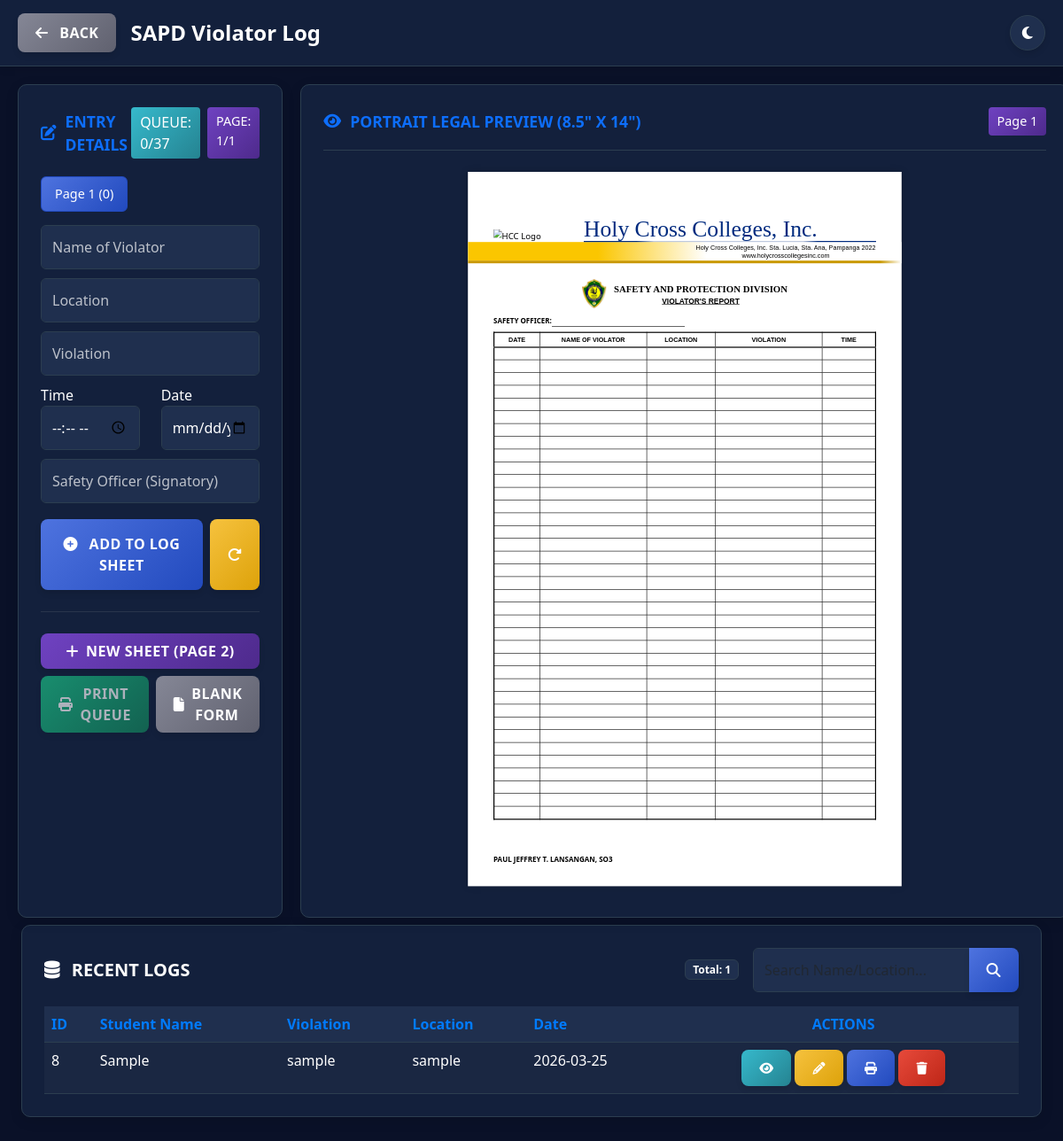
Page /violator_report.php on the committed database.
### tables this page shows
CREATE TABLE `violator_logs` (
  `id` int(11) NOT NULL,
  `report_date` date NOT NULL,
  `student_name` varchar(255) DEFAULT NULL,
  `location` varchar(255) DEFAULT NULL,
  `violation` varchar(255) DEFAULT NULL,
  `report_time` time NOT NULL,
  `officer_name` varchar(255) DEFAULT NULL,
  `created_at` timestamp NOT NULL DEFAULT current_timestamp()
);

### violator_report.php (the view, shortened to what this page needs)
<?php
$servername = "localhost";
$username = "root";
$password = "";
$dbname = "sapd_db";
$conn = new mysqli($servername, $username, $password);
$conn->query("CREATE DATABASE IF NOT EXISTS $dbname");
$conn->select_db($dbname);
$table_sql = "CREATE TABLE IF NOT EXISTS violator_logs (
    id INT AUTO_INCREMENT PRIMARY KEY,
    report_date DATE NOT NULL,
    student_name VARCHAR(255) DEFAULT NULL,
    location VARCHAR(255) DEFAULT NULL,
    violation VARCHAR(255) DEFAULT NULL,
    report_time TIME NOT NULL,
    officer_name VARCHAR(255) DEFAULT NULL,
    created_at TIMESTAMP DEFAULT CURRENT_TIMESTAMP
)";
$conn->query($table_sql);
$MAX_LOG_ROWS = 37;
$current_page = $_SESSION['current_page'];
$search_term = "";
$where_clause = "";
$recent_logs = $conn->query("SELECT * FROM violator_logs $where_clause ORDER BY id DESC LIMIT 10");
$total_count = $conn->query("SELECT COUNT(*) as total FROM violator_logs")->fetch_assoc()['total'];
$current_page_count = count($_SESSION['log_print_queue'][$current_page]);
$total_pages = count($_SESSION['log_print_queue']);
$is_page_full = $current_page_count >= $MAX_LOG_ROWS;
?>
<!DOCTYPE html>
<html lang="en">
<head>
    <link href="https://cdn.jsdelivr.net/npm/bootstrap@5.3.0/dist/css/bootstrap.min.css" rel="stylesheet">
    <link rel="stylesheet" href="https://cdnjs.cloudflare.com/ajax/libs/font-awesome/6.4.0/css/all.min.css">
</head>
<body>
    <div class="navbar d-flex justify-content-between align-items-center">
        <div class="d-flex align-items-center gap-3">
            <a href="dashboard.php" class="btn btn-secondary fw-bold"><i class="fa fa-arrow-left me-2"></i> Back</a>
            <h4 class="m-0 fw-bold text-white">SAPD Violator Log</h4>
        </div>
        <div class="d-flex gap-2 align-items-center">
            <button class="btn btn-theme rounded-circle" onclick="toggleTheme()" id="themeBtn">
                <i class="fa fa-moon"></i>
            </button>
        </div>
    </div>
    <div class="main-container">
        <div class="left-panel">
            <div class="panel-header">
                <div class="panel-title"><i class="fa fa-pen-to-square"></i> ENTRY DETAILS</div>
                <div class="d-flex gap-2">
                    <div class="badge-queue">QUEUE: <?php echo $current_page_count; ?>/<?php echo $MAX_LOG_ROWS; ?>
                    </div>
                    <div class="badge-page">PAGE: <?php echo $current_page + 1; ?>/<?php echo $total_pages; ?></div>
                </div>
            </div>
            <div class="page-tabs">
                <?php for ($i = 0; $i < $total_pages; $i++): ?>
                    <a href="?page=<?php echo $i; ?>" class="page-tab <?php echo $i == $current_page ? 'active' : ''; ?>">
                        Page <?php echo $i + 1; ?> (<?php echo count($_SESSION['log_print_queue'][$i]); ?>)
                    </a>
                <?php endfor; ?>
            </div>
            <form method="POST" id="logForm">
                <input type="text" name="student_name" id="in_student" class="form-control"
                    placeholder="Name of Violator" required oninput="updatePreview()">
                <input type="text" name="location" id="in_location" class="form-control" placeholder="Location" required
                    oninput="updatePreview()">
                <input type="text" name="violation" id="in_violation" class="form-control" placeholder="Violation"
                    required oninput="updatePreview()">
                <div class="row">
                    <div class="col-6">
                        <label class="time-date-label">Time</label>
                        <input type="time" name="report_time" id="in_time" class="form-control time-input" required
                            onchange="updatePreview()" oninput="updatePreview()">
                    </div>
                    <div class="col-6">
                        <label class="time-date-label">Date</label>
                        <input type="date" name="report_date" id="in_date" class="form-control date-input" required
                            onchange="updatePreview()" oninput="updatePreview()">
                    </div>
                </div>
                <input type="text" name="officer_name" id="in_officer" class="form-control"
                    placeholder="Safety Officer (Signatory)" required oninput="updatePreview()">
                <div class="d-flex gap-2">
                    <button type="submit" name="add_to_log" class="btn btn-primary flex-grow-1 fw-bold py-3 mt-2">
                        <i class="fa fa-plus-circle me-2"></i> ADD TO LOG SHEET
                    </button>
                    <button type="button" onclick="resetForm()" class="btn btn-warning fw-bold py-3 mt-2" id="resetBtn"
                        title="Clear form to start new">
                        <i class="fa fa-rotate-right"></i>
                    </button>
                </div>
            </form>
            <hr class="border-secondary my-4">
            <div class="mb-2">
                <form method="POST" class="m-0">
                    <button type="submit" name="new_sheet"
                        class="btn btn-purple w-100 fw-bold py-2 btn-new-sheet d-flex align-items-center justify-content-center">
                        <i class="fa fa-plus me-2"></i> NEW SHEET (PAGE <?php echo $total_pages + 1; ?>)
                    </button>
                </form>
            </div>
            <div class="d-flex gap-2 mb-2">
                <button type="button" onclick="printQueue()"
                    class="btn btn-success flex-grow-1 fw-bold py-2 d-flex align-items-center justify-content-center"
                    <?php echo !$is_page_full ? 'disabled title="Sheet must be full (37 items) to print"' : ''; ?>>
                    <i class="fa fa-print me-2"></i> PRINT QUEUE
                </button>
                <button type="button" onclick="printBlank()"
                    class="btn btn-secondary flex-grow-1 fw-bold py-2 d-flex align-items-center justify-content-center text-white">
                    <i class="fa fa-file me-2"></i> BLANK FORM
                </button>
            </div>
        </div>
        <div class="right-panel">
            <div class="panel-header w-100 border-bottom pb-3 mb-4" style="border-color: var(--border)!important;">
                <div class="panel-title"><i class="fa fa-eye"></i> PORTRAIT LEGAL PREVIEW (8.5" x 14")</div>
                <div class="badge-page">Page <?php echo $current_page + 1; ?></div>
            </div>
            <div class="print-area-container" id="print-area">
                <div class="new-header-wrapper">
                    <div class="fading-bar"></div>
                    <div class="header-content">
                        <img src="Logo-hcc.png" alt="HCC Logo" class="new-header-logo">
                        <div class="text-content">
                            <div class="new-header-title">Holy Cross Colleges, Inc.</div>
                            <div class="divider-line"></div>
                            <div class="details">
                                Holy Cross Colleges, Inc. Sta. Lucia, Sta. Ana, Pampanga 2022<br>
                                www.holycrosscollegesinc.com
                            </div>
                        </div>
                    </div>
                </div>
                <div class="division-header">
                    <img src="background.png" class="sapd-logo" alt="SAPD Logo">
                    <div class="division-title">
                        <h2>SAFETY AND PROTECTION DIVISION</h2>
                        <h3>VIOLATOR'S REPORT</h3>
                    </div>
                </div>
                <div class="sheet-top-row">
                    SAFETY OFFICER: <span class="officer-line" style="text-align: center; padding: 0 10px;">
                    </span>
                </div>
                <table class="log-table">
                    <thead>
                        <tr>
                            <th class="col-date">DATE</th>
                            <th class="col-name">NAME OF VIOLATOR</th>
                            <th class="col-loc">LOCATION</th>
                            <th class="col-viol">VIOLATION</th>
                            <th class="col-time">TIME</th>
                        </tr>
                    </thead>
                    <tbody id="log-table-body">
                        <?php
                        $current_page_items = $_SESSION['log_print_queue'][$current_page];
                        $items_count = count($current_page_items);
                            ?>
                        <?php
                        for ($i = 0; $i < ($MAX_LOG_ROWS - $items_count); $i++):
                            ?>
                            <tr>
                                <td></td>
                                <td></td>
                                <td></td>
                                <td></td>
                                <td></td>
                            </tr>
                        <?php endfor; ?>
                    </tbody>
                </table>
                <div class="sheet-footer">
                    <div class="left" style="margin-top: 15px; font-weight: bold;">
                        PAUL JEFFREY T. LANSANGAN, SO3
                    </div>
                </div>
            </div>
        </div>
    </div>
    <div class="bottom-panel mx-4 mt-2">
        <div class="d-flex justify-content-between align-items-center mb-3">
            <h5 class="fw-bold m-0"><i class="fa fa-database me-2"></i> RECENT LOGS</h5>
            <div class="d-flex align-items-center gap-3">
                <span class="badge bg-dark">Total: <?php echo $total_count; ?></span>
                <form method="GET" class="d-flex gap-0" style="width: 300px;">
                    <div class="input-group">
                        <input type="text" name="search" class="form-control" placeholder="Search Name/Location..."
                            value="<?php echo htmlspecialchars($search_term); ?>" style="margin-bottom: 0;">
                        <button type="submit" class="btn btn-primary"><i class="fa fa-search"></i></button>
                    </div>
                </form>
            </div>
        </div>
        <div class="table-responsive">
            <table class="table table-custom table-striped table-hover mb-0">
                <thead>
                    <tr>
                        <th>ID</th>
                        <th>Student Name</th>
                        <th>Violation</th>
                        <th>Location</th>
                        <th>Date</th>
                        <th class="text-center">ACTIONS</th>
                    </tr>
                </thead>
                <tbody>
                    <?php if ($recent_logs && $recent_logs->num_rows > 0): ?>
                        <?php while ($row = $recent_logs->fetch_assoc()): ?>
                            <tr>
                                <td><?php echo $row['id']; ?></td>
                                <td><?php echo htmlspecialchars($row['student_name']); ?></td>
                                <td><?php echo htmlspecialchars($row['violation']); ?></td>
                                <td><?php echo htmlspecialchars($row['location']); ?></td>
                                <td><?php echo $row['report_date']; ?></td>
                                <td class="text-center">
                                    <div class="d-flex gap-1 justify-content-center">
                                        <button type="button" class="btn btn-sm btn-info text-white"
                                            onclick='showViewModal(<?php echo json_encode($row); ?>)' title="View">
                                            <i class="fa fa-eye"></i>
                                        </button>
                                        <button type="button" class="btn btn-sm btn-warning text-white"
                                            onclick='editRecord(<?php echo json_encode($row); ?>)' title="Edit">
                                            <i class="fa fa-pencil-alt"></i>
                                        </button>
                                        <a href="?reprint_id=<?php echo $row['id']; ?>"
                                            class="btn btn-sm btn-primary text-white" title="Reprint">
                                            <i class="fa fa-print"></i>
                                        </a>
                                        <a href="?delete_id=<?php echo $row['id']; ?>" class="btn btn-sm btn-danger"
                                            onclick="return confirm('Delete this record?')"><i class="fa fa-trash"></i></a>
                                    </div>
                                </td>
                            </tr>
                        <?php endwhile; ?>
                    <?php endif; ?>
                </tbody>
            </table>
        </div>
    </div>
</body>
</html>

### rows in the picture
violator_logs: id "8", student_name "Sample", violation "sample", location "sample", report_date "2026-03-25"

### other values in the picture
$current_page_count "0"
$MAX_LOG_ROWS "37"
$current_page + 1 "1"
$total_pages "1"
count($_SESSION['log_print_queue'][$i]) "0"
$total_pages + 1 "2"
$total_count "1"
